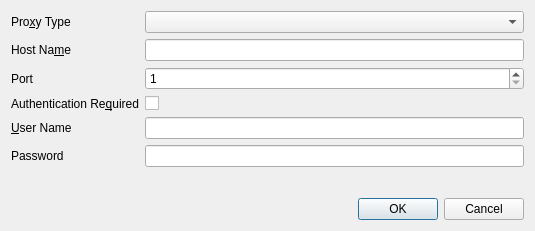
<?xml version="1.0" encoding="UTF-8"?>
<ui version="4.0">
 <class>ProxyDialog</class>
 <widget class="QDialog" name="ProxyDialog">
  <property name="geometry">
   <rect>
    <x>0</x>
    <y>0</y>
    <width>535</width>
    <height>231</height>
   </rect>
  </property>
  <property name="windowTitle">
   <string>Dialog</string>
  </property>
  <layout class="QVBoxLayout" name="verticalLayout">
   <item>
    <layout class="QFormLayout" name="formLayout">
     <item row="0" column="0">
      <widget class="QLabel" name="label">
       <property name="text">
        <string>Pro&amp;xy Type</string>
       </property>
       <property name="buddy">
        <cstring>comboType</cstring>
       </property>
      </widget>
     </item>
     <item row="0" column="1">
      <widget class="QComboBox" name="comboType"/>
     </item>
     <item row="1" column="0">
      <widget class="QLabel" name="label_2">
       <property name="text">
        <string>Host Na&amp;me</string>
       </property>
       <property name="buddy">
        <cstring>editHost</cstring>
       </property>
      </widget>
     </item>
     <item row="1" column="1">
      <widget class="QLineEdit" name="editHost"/>
     </item>
     <item row="2" column="0">
      <widget class="QLabel" name="label_3">
       <property name="text">
        <string>Port</string>
       </property>
       <property name="buddy">
        <cstring>spinPort</cstring>
       </property>
      </widget>
     </item>
     <item row="2" column="1">
      <widget class="QSpinBox" name="spinPort">
       <property name="minimum">
        <number>1</number>
       </property>
       <property name="maximum">
        <number>65536</number>
       </property>
      </widget>
     </item>
     <item row="3" column="0">
      <widget class="QLabel" name="label_6">
       <property name="text">
        <string>Authentication Re&amp;quired</string>
       </property>
       <property name="buddy">
        <cstring>checkAuthentication</cstring>
       </property>
      </widget>
     </item>
     <item row="3" column="1">
      <widget class="QCheckBox" name="checkAuthentication"/>
     </item>
     <item row="4" column="0">
      <widget class="QLabel" name="label_4">
       <property name="text">
        <string>&amp;User Name</string>
       </property>
       <property name="buddy">
        <cstring>editUser</cstring>
       </property>
      </widget>
     </item>
     <item row="4" column="1">
      <widget class="QLineEdit" name="editUser"/>
     </item>
     <item row="5" column="0">
      <widget class="QLabel" name="label_5">
       <property name="text">
        <string>Password</string>
       </property>
       <property name="buddy">
        <cstring>editPassword</cstring>
       </property>
      </widget>
     </item>
     <item row="5" column="1">
      <widget class="QLineEdit" name="editPassword">
       <property name="echoMode">
        <enum>QLineEdit::Password</enum>
       </property>
      </widget>
     </item>
    </layout>
   </item>
   <item>
    <widget class="QDialogButtonBox" name="buttonBox">
     <property name="orientation">
      <enum>Qt::Horizontal</enum>
     </property>
     <property name="standardButtons">
      <set>QDialogButtonBox::Cancel|QDialogButtonBox::Ok</set>
     </property>
    </widget>
   </item>
  </layout>
 </widget>
 <tabstops>
  <tabstop>comboType</tabstop>
  <tabstop>editHost</tabstop>
  <tabstop>spinPort</tabstop>
  <tabstop>checkAuthentication</tabstop>
  <tabstop>editUser</tabstop>
  <tabstop>editPassword</tabstop>
 </tabstops>
 <resources/>
 <connections>
  <connection>
   <sender>buttonBox</sender>
   <signal>accepted()</signal>
   <receiver>ProxyDialog</receiver>
   <slot>accept()</slot>
   <hints>
    <hint type="sourcelabel">
     <x>227</x>
     <y>210</y>
    </hint>
    <hint type="destinationlabel">
     <x>157</x>
     <y>230</y>
    </hint>
   </hints>
  </connection>
  <connection>
   <sender>buttonBox</sender>
   <signal>rejected()</signal>
   <receiver>ProxyDialog</receiver>
   <slot>reject()</slot>
   <hints>
    <hint type="sourcelabel">
     <x>295</x>
     <y>216</y>
    </hint>
    <hint type="destinationlabel">
     <x>286</x>
     <y>230</y>
    </hint>
   </hints>
  </connection>
  <connection>
   <sender>comboType</sender>
   <signal>currentIndexChanged(int)</signal>
   <receiver>ProxyDialog</receiver>
   <slot>proxyTypeChanged(int)</slot>
   <hints>
    <hint type="sourcelabel">
     <x>343</x>
     <y>22</y>
    </hint>
    <hint type="destinationlabel">
     <x>267</x>
     <y>115</y>
    </hint>
   </hints>
  </connection>
  <connection>
   <sender>checkAuthentication</sender>
   <signal>toggled(bool)</signal>
   <receiver>ProxyDialog</receiver>
   <slot>authenticationRequiredChanged(bool)</slot>
   <hints>
    <hint type="sourcelabel">
     <x>343</x>
     <y>114</y>
    </hint>
    <hint type="destinationlabel">
     <x>267</x>
     <y>115</y>
    </hint>
   </hints>
  </connection>
 </connections>
 <slots>
  <slot>proxyTypeChanged(int)</slot>
  <slot>authenticationRequiredChanged(bool)</slot>
 </slots>
</ui>
